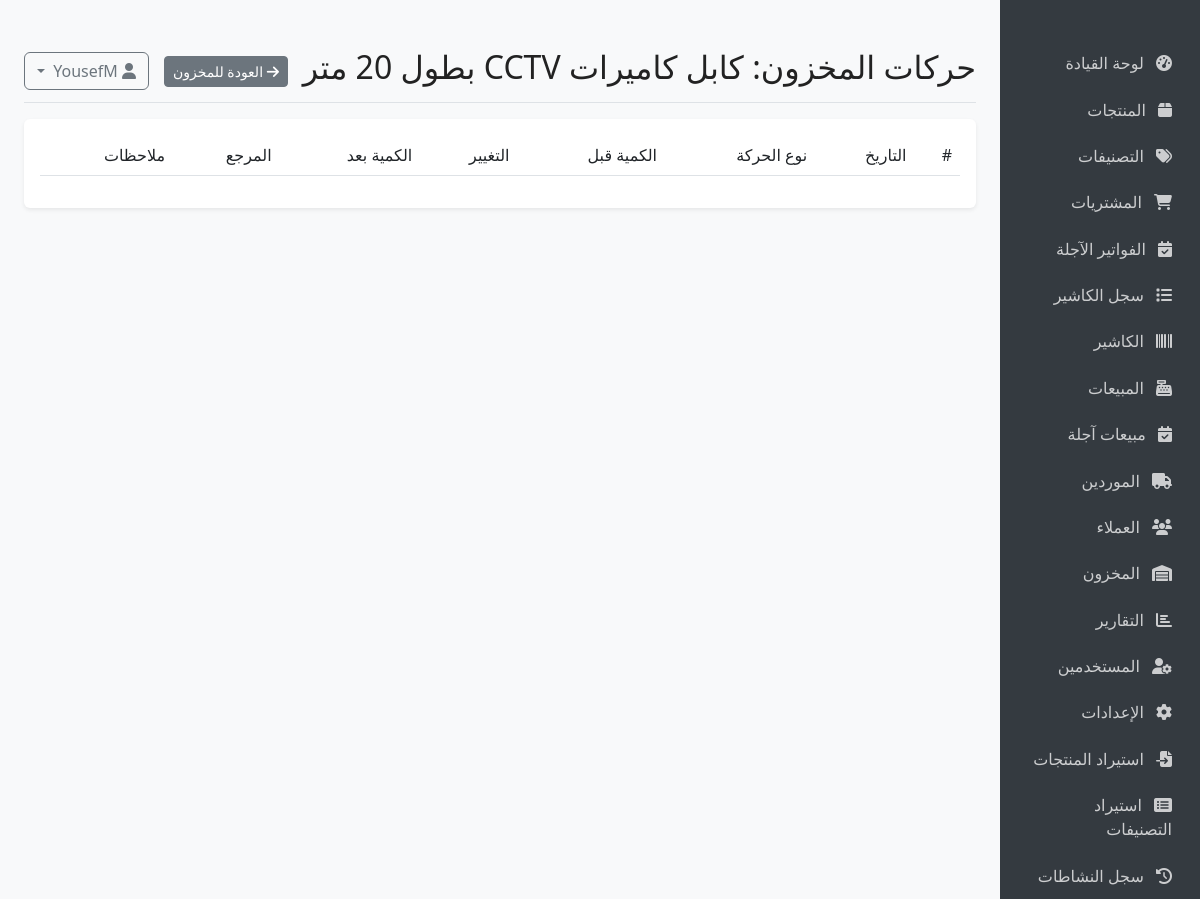
Page /product/transactions/100 (signed in) on the earlier database version.
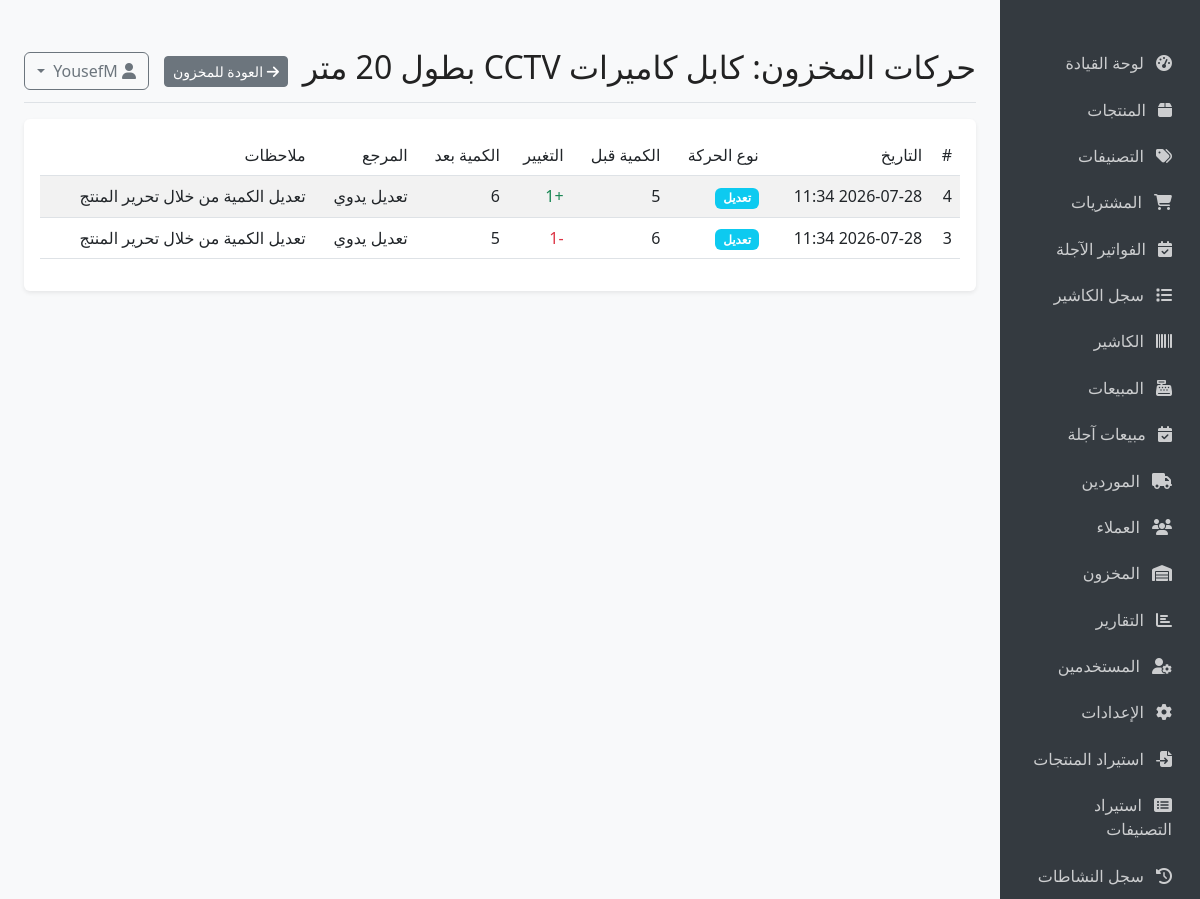
Same page on the later database version.
### models.py (models this page shows, shortened)
class Product(db.Model):
    __tablename__ = 'products'
    id = db.Column(db.Integer, primary_key=True)
    name = db.Column(db.String(100), nullable=False)
    description = db.Column(db.Text, nullable=True)
    barcode = db.Column(db.String(50), unique=True, nullable=True)
    sku = db.Column(db.String(50), unique=True, nullable=True)
    purchase_price = db.Column(db.Float, nullable=False, default=0)
    sale_price = db.Column(db.Float, nullable=False, default=0)
    min_quantity = db.Column(db.Integer, default=0)
    category_id = db.Column(db.Integer, db.ForeignKey('categories.id'), nullable=True)
    created_at = db.Column(db.DateTime, default=datetime.utcnow)
    updated_at = db.Column(db.DateTime, default=datetime.utcnow, onupdate=datetime.utcnow)
    inventory = db.relationship('Inventory', backref='product', uselist=False, lazy=True)
    purchase_items = db.relationship('PurchaseItem', backref='product', lazy=True)
    sale_items = db.relationship('SaleItem', backref='product', lazy=True)

class User(db.Model, UserMixin):
    __tablename__ = 'users'
    id = db.Column(db.Integer, primary_key=True)
    username = db.Column(db.String(64), unique=True, nullable=False)
    email = db.Column(db.String(120), unique=True, nullable=False)
    password_hash = db.Column(db.String(128), nullable=False)
    full_name = db.Column(db.String(100), nullable=True)
    role = db.Column(db.String(20), default='user')  # admin, user
    is_active = db.Column(db.Boolean, default=True)
    created_at = db.Column(db.DateTime, default=datetime.utcnow)

class InventoryTransaction(db.Model):
    __tablename__ = 'inventory_transactions'
    id = db.Column(db.Integer, primary_key=True)
    product_id = db.Column(db.Integer, db.ForeignKey('products.id'), nullable=False)
    quantity_before = db.Column(db.Integer, nullable=False)
    quantity_change = db.Column(db.Integer, nullable=False)
    quantity_after = db.Column(db.Integer, nullable=False)
    transaction_type = db.Column(db.String(20), nullable=False)  # purchase, sale, adjustment, return
    reference_type = db.Column(db.String(20), nullable=True)  # purchase, sale, adjustment
    reference_id = db.Column(db.Integer, nullable=True)
    notes = db.Column(db.Text, nullable=True)
    timestamp = db.Column(db.DateTime, default=datetime.utcnow)
    user_id = db.Column(db.Integer, db.ForeignKey('users.id'), nullable=True)
    product = db.relationship('Product', backref='transactions', lazy=True)
    user = db.relationship('User', backref='inventory_transactions', lazy=True)

### app.py (the view)
@app.route('/product/transactions/<int:id>')
@login_required
def product_transactions(id):
    product = Product.query.get_or_404(id)
    transactions = InventoryTransaction.query.filter_by(product_id=id).order_by(InventoryTransaction.timestamp.desc()).all()
    return render_template('inventory/transactions.html', product=product, transactions=transactions)

### app.py (called while the page is built)
@login_manager.user_loader
def load_user(user_id):
    return User.query.get(int(user_id))

@app.context_processor
def inject_settings():
    from models import Setting
    settings = {s.key: s.value for s in Setting.query.all()}
    return dict(settings=settings)

### templates/inventory/transactions.html (shortened to what this page needs)
{% extends "base.html" %}
{% block header %}حركات المخزون: {{ product.name }}{% endblock %}
{% block header_buttons %}
<a href="{{ url_for('inventory') }}" class="btn btn-sm btn-secondary">
    <i class="fas fa-arrow-right"></i> العودة للمخزون
</a>
{% endblock %}
{% block content %}
<div class="card">
    <div class="card-body">
        <div class="table-responsive">
            <table class="table table-striped table-hover">
                <thead>
                    <tr>
                        <th>#</th>
                        <th>التاريخ</th>
                        <th>نوع الحركة</th>
                        <th>الكمية قبل</th>
                        <th>التغيير</th>
                        <th>الكمية بعد</th>
                        <th>المرجع</th>
                        <th>ملاحظات</th>
                    </tr>
                </thead>
                <tbody>
                    {% for record in transactions %}
                    <tr>
                        <td>{{ record.id }}</td>
                        <td>{{ record.timestamp.strftime('%Y-%m-%d %H:%M') }}</td>
                        <td>
                            {% if record.transaction_type == 'purchase' %}
                            <span class="badge bg-primary">شراء</span>
                            {% elif record.transaction_type == 'sale' %}
                            <span class="badge bg-success">بيع</span>
                            {% elif record.transaction_type == 'adjustment' %}
                            <span class="badge bg-info">تعديل</span>
                            {% elif record.transaction_type == 'return' %}
                            <span class="badge bg-warning">مرتجع</span>
                            {% else %}
                            <span class="badge bg-secondary">{{ record.transaction_type }}</span>
                            {% endif %}
                        </td>
                        <td>{{ record.quantity_before }}</td>
                        <td>
                            {% if record.quantity_change > 0 %}
                            <span class="text-success">+{{ record.quantity_change }}</span>
                            {% else %}
                            <span class="text-danger">{{ record.quantity_change }}</span>
                            {% endif %}
                        </td>
                        <td>{{ record.quantity_after }}</td>
                        <td>
                            {% if record.reference_type == 'purchase' and record.reference_id %}
                            <a href="{{ url_for('view_purchase', id=record.reference_id) }}">فاتورة شراء #{{ record.reference_id }}</a>
                            {% elif record.reference_type == 'sale' and record.reference_id %}
                            <a href="{{ url_for('view_sale', id=record.reference_id) }}">فاتورة بيع #{{ record.reference_id }}</a>
                            {% elif record.reference_type == 'adjustment' %}
                            تعديل يدوي
                            {% else %}
                            {{ record.reference_type }} #{{ record.reference_id }}
                            {% endif %}
                        </td>
                        <td>{{ record.notes }}</td>
                    </tr>
                    {% endfor %}
                </tbody>
            </table>
        </div>
    </div>
</div>
{% endblock %}

### templates/base.html (shortened to what this page needs)
<!DOCTYPE html>
<html lang="ar" dir="rtl">
<head>
    <link rel="stylesheet" href="https://cdn.jsdelivr.net/npm/bootstrap@5.3.0/dist/css/bootstrap.rtl.min.css">
    <link rel="stylesheet" href="https://cdnjs.cloudflare.com/ajax/libs/font-awesome/6.4.0/css/all.min.css">
    <link id="theme-style" rel="stylesheet" href="{{ url_for('static', filename='css/' + (settings.get('theme', 'light') if settings else 'light') + '.css') }}">
</head>
<body>
    <div class="container-fluid">
        <div class="row">
            <div class="col-md-3 col-lg-2 d-md-block sidebar collapse">
                <div class="position-sticky pt-3">
                                        <ul class="nav flex-column">
                        <li class="nav-item">
                            <a class="nav-link {% if request.path == url_for('index') %}active{% endif %}" href="{{ url_for('index') }}">
                                <i class="fas fa-tachometer-alt"></i> لوحة القيادة
                            </a>
                        </li>
                        <li class="nav-item">
                            <a class="nav-link {% if request.path.startswith(url_for('products')) %}active{% endif %}" href="{{ url_for('products') }}">
                                <i class="fas fa-box"></i> المنتجات
                            </a>
                        </li>
                        <li class="nav-item">
                            <a class="nav-link {% if request.path.startswith(url_for('categories')) %}active{% endif %}" href="{{ url_for('categories') }}">
                                <i class="fas fa-tags"></i> التصنيفات
                            </a>
                        </li>
                        {% if current_user.role == 'admin' %}
                        <li class="nav-item">
                            {% set purchases_path = url_for('purchases') %}
                            {% set purchases_due_path = url_for('purchases_due') %}
                            <a class="nav-link {% if request.path.startswith(purchases_path) and not request.path.startswith(purchases_due_path) %}active{% endif %}" href="{{ purchases_path }}">
                                <i class="fas fa-shopping-cart"></i> المشتريات
                            </a>
                        </li>
                        <li class="nav-item">
                            <a class="nav-link {% if request.path.startswith(url_for('purchases_due')) %}active{% endif %}" href="{{ url_for('purchases_due') }}">
                                <i class="fas fa-calendar-check"></i> الفواتير الآجلة
                            </a>
                        </li>
                        <li class="nav-item">
                            <a class="nav-link {% if request.path.startswith(url_for('cashier_logs')) %}active{% endif %}" href="{{ url_for('cashier_logs') }}">
                                <i class="fas fa-list"></i> سجل الكاشير
                            </a>
                        </li>
                        {% endif %}
                        {% if current_user.role in ['cashier', 'admin'] %}
                        <li class="nav-item">
                            <a class="nav-link {% if request.path.startswith(url_for('cashier_pos')) %}active{% endif %}" href="{{ url_for('cashier_pos') }}">
                                <i class="fas fa-barcode"></i> الكاشير
                            </a>
                        </li>
                        {% endif %}
                        <li class="nav-item">
                            {% set sales_path = url_for('sales') %}
                            {% set sales_due_path = url_for('sales_due') %}
                            <a class="nav-link {% if request.path.startswith(sales_path) and not request.path.startswith(sales_due_path) %}active{% endif %}" href="{{ sales_path }}">
                                <i class="fas fa-cash-register"></i> المبيعات
                            </a>
                        </li>
                        {% if current_user.role == 'admin' %}
                        <li class="nav-item">
                            <a class="nav-link {% if request.path.startswith(url_for('sales_due')) %}active{% endif %}" href="{{ url_for('sales_due') }}">
                                <i class="fas fa-calendar-check"></i> مبيعات آجلة
                            </a>
                        </li>
                        {% endif %}
                        <li class="nav-item">
                            <a class="nav-link {% if request.path.startswith(url_for('suppliers')) %}active{% endif %}" href="{{ url_for('suppliers') }}">
                                <i class="fas fa-truck"></i> الموردين
                            </a>
                        </li>
                        <li class="nav-item">
                            <a class="nav-link {% if request.path.startswith(url_for('customers')) %}active{% endif %}" href="{{ url_for('customers') }}">
                                <i class="fas fa-users"></i> العملاء
                            </a>
                        </li>
                        <li class="nav-item">
                            <a class="nav-link {% if request.path.startswith(url_for('inventory')) %}active{% endif %}" href="{{ url_for('inventory') }}">
                                <i class="fas fa-warehouse"></i> المخزون
                            </a>
                        </li>
                        <li class="nav-item">
                            <a class="nav-link {% if request.path.startswith(url_for('reports')) %}active{% endif %}" href="{{ url_for('reports') }}">
                                <i class="fas fa-chart-bar"></i> التقارير
                            </a>
                        </li>
                        {% if current_user.role == 'admin' %}
                        <li class="nav-item">
                            <a class="nav-link {% if request.path.startswith(url_for('users')) %}active{% endif %}" href="{{ url_for('users') }}">
                                <i class="fas fa-user-cog"></i> المستخدمين
                            </a>
                        </li>
                        <li class="nav-item">
                            <a class="nav-link {% if request.path.startswith(url_for('settings')) %}active{% endif %}" href="{{ url_for('settings') }}">
                                <i class="fas fa-cog"></i> الإعدادات
                            </a>
                        </li>
                        <li class="nav-item">
                            <a class="nav-link {% if request.path.startswith(url_for('catalog_import')) %}active{% endif %}" href="{{ url_for('catalog_import') }}">
                                <i class="fas fa-file-import"></i> استيراد المنتجات
                            </a>
                        </li>
                        <li class="nav-item">
                            <a class="nav-link {% if request.path.startswith(url_for('category_catalog_import')) %}active{% endif %}" href="{{ url_for('category_catalog_import') }}">
                                <i class="fas fa-list-alt"></i> استيراد التصنيفات
                            </a>
                        </li>
                        <li class="nav-item">
                            <a class="nav-link {% if request.path.startswith(url_for('activity')) %}active{% endif %}" href="{{ url_for('activity') }}">
                                <i class="fas fa-history"></i> سجل النشاطات
                            </a>
                        </li>
                        {% endif %}
                    </ul>
                </div>
            </div>
            <main class="col-md-9 ms-sm-auto col-lg-10 px-md-4 main-content">
                <div class="d-flex justify-content-between flex-wrap flex-md-nowrap align-items-center pt-3 pb-2 mb-3 border-bottom">
                    <h1 class="h2">{% block header %}{% endblock %}</h1>
                    <div>
                        {% block header_buttons %}{% endblock %}
                    </div>
                    <div class="btn-toolbar mb-2 mb-md-0">
                        <div class="dropdown">
                            <button class="btn btn-outline-secondary dropdown-toggle" type="button" id="userDropdown" data-bs-toggle="dropdown" aria-expanded="false">
                                <i class="fas fa-user"></i>
                                {{ current_user.username }}
                            </button>
                        </div>
                    </div>
                </div>
                {% block content %}{% endblock %}
            </main>
        </div>
    </div>
</body>
</html>

### static/css/light.css (style rules this page uses)
body { background: #fff; color: #222; }
.card, .table { background: #fff; color: #222; }
.navbar, .sidebar { background: #f8f9fa; color: #222; }

### templates/base.html (style rules this page uses)
body { font-family: 'Segoe UI', Tahoma, Geneva, Verdana, sans-serif; background-color: #f8f9fa; }
.sidebar { min-height: 100vh; background-color: #343a40; color: #fff; }
.sidebar .nav-link { color: rgba(255, 255, 255, 0.75); padding: 0.5rem 1rem; margin: 0.2rem 0; border-radius: 0.25rem; }
.sidebar .nav-link i { margin-left: 0.5rem; }
.main-content { padding: 2rem; }
.card { margin-bottom: 1.5rem; border: none; box-shadow: 0 0.125rem 0.25rem rgba(0, 0, 0, 0.075); }
.table th { font-weight: 500; }

Differences in the rows shown:
added InventoryTransaction: id "4", timestamp "2026-07-28 11:34", transaction_type "تعديل", quantity_before "5", quantity_change "1", quantity_after "6", reference_type "تعديل يدوي", notes "تعديل الكمية من خلال تحرير المنتج"
added InventoryTransaction: id "3", timestamp "2026-07-28 11:34", transaction_type "تعديل", quantity_before "6", quantity_change "-1", quantity_after "5", reference_type "تعديل يدوي", notes "تعديل الكمية من خلال تحرير المنتج"
